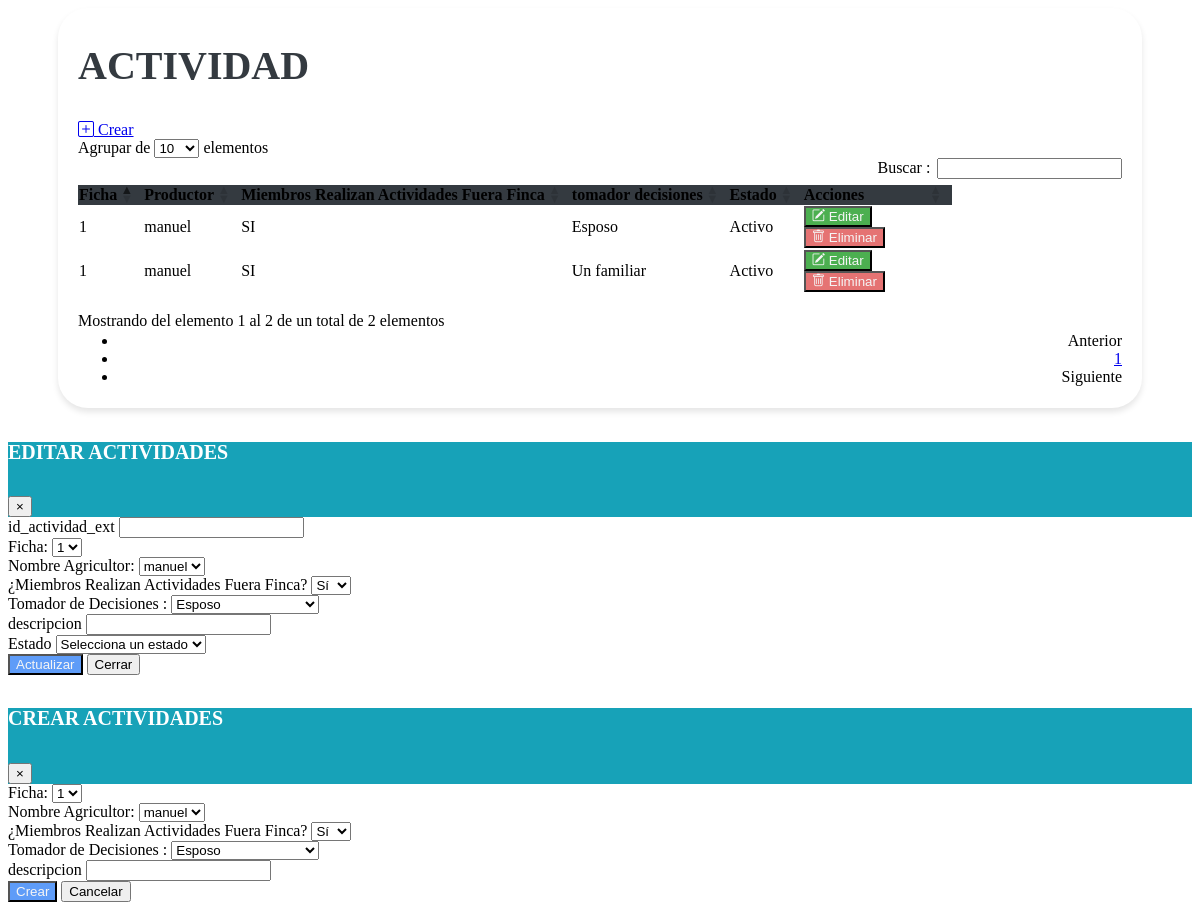
Page /vistas/Mantenimiento_PAE.php on the earlier database version.
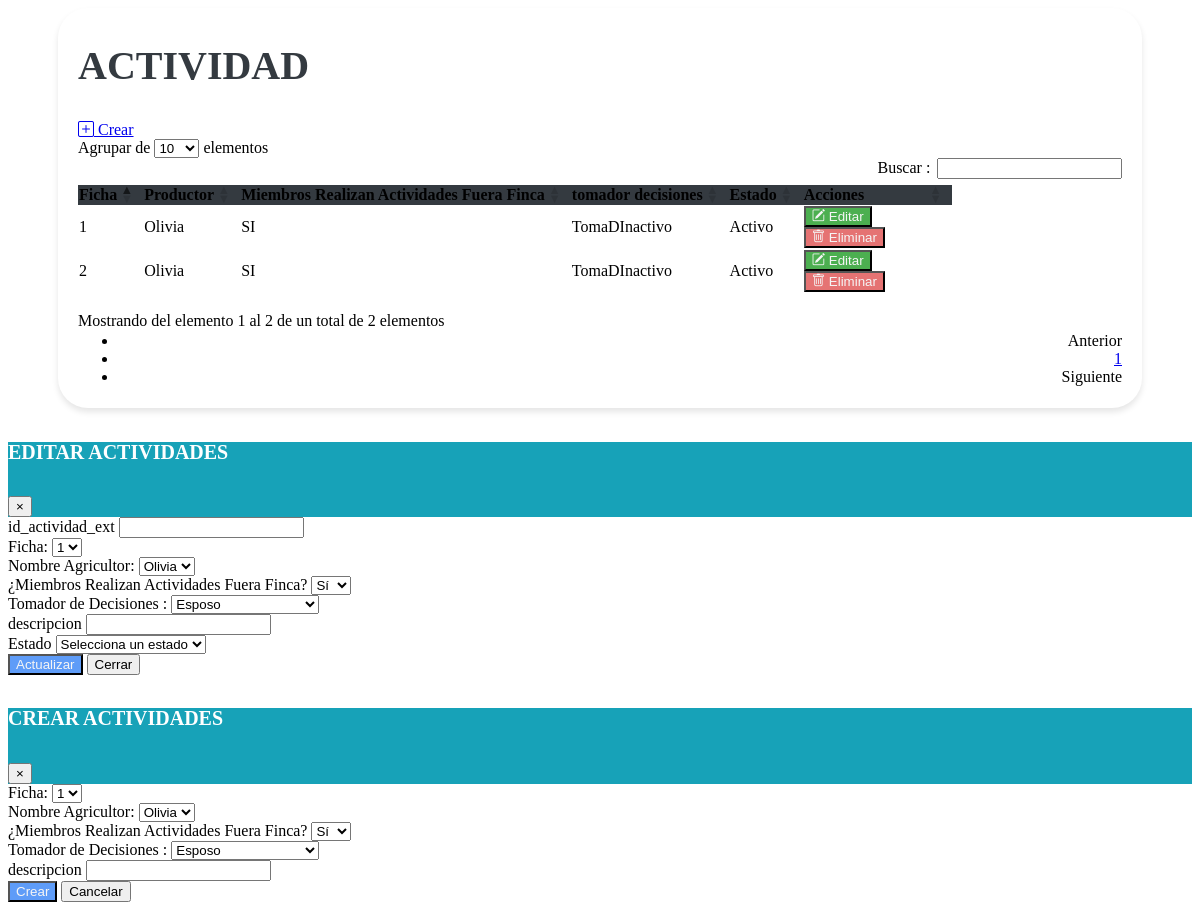
Same page on the later database version.
### tables this page shows
CREATE TABLE `tbl_productor_actividad_externa` (
  `id_actividad_ext` bigint(20) NOT NULL,
  `id_ficha` bigint(20) DEFAULT NULL,
  `id_productor` bigint(20) DEFAULT NULL,
  `miembros_realizan_actividades_fuera_finca` enum('S','N') DEFAULT NULL,
  `cuantos_miembros` int(11) DEFAULT NULL,
  `trabajadores_temporales` int(11) DEFAULT NULL,
  `trabajadores_permanentes` int(11) DEFAULT NULL,
  `id_tomador_decisiones` bigint(20) DEFAULT NULL,
  `descripcion` text DEFAULT NULL,
  `creado_por` varchar(255) DEFAULT NULL,
  `fecha_creacion` timestamp NOT NULL DEFAULT current_timestamp() ON UPDATE current_timestamp(),
  `modificado_por` varchar(255) DEFAULT NULL,
  `fecha_modificacion` timestamp NOT NULL DEFAULT current_timestamp() ON UPDATE current_timestamp(),
  `estado` enum('A','I') DEFAULT 'A'
);

CREATE TABLE `fichas` (
  `id_ficha` bigint(20) NOT NULL DEFAULT 0,
  `fecha_solicitud` date DEFAULT NULL,
  `anio_solicitud` int(11) DEFAULT NULL,
  `descripcion` varchar(255) DEFAULT NULL,
  `creado_por` varchar(50) DEFAULT NULL,
  `fecha_creacion` timestamp NOT NULL DEFAULT current_timestamp(),
  `modificado_por` varchar(50) DEFAULT NULL,
  `fecha_modificacion` timestamp NOT NULL DEFAULT current_timestamp() ON UPDATE current_timestamp(),
  `estado` enum('A','I') DEFAULT NULL,
  `fecha_entrevista` date DEFAULT NULL,
  `nombre_encuentrador` varchar(50) DEFAULT NULL,
  `firma_productor` varchar(100) DEFAULT NULL,
  `nombre_encuestador` varchar(50) DEFAULT NULL,
  `firma_encuestador` varchar(100) DEFAULT NULL,
  `nombre_supervisor` varchar(50) DEFAULT NULL,
  `firma_supervisor` varchar(100) DEFAULT NULL
);

CREATE TABLE `tbl_productor` (
  `id_ficha` varchar(50) DEFAULT NULL,
  `id_productor` bigint(20) NOT NULL,
  `primer_nombre` varchar(255) DEFAULT NULL,
  `segundo_nombre` varchar(255) DEFAULT NULL,
  `primer_apellido` varchar(255) DEFAULT NULL,
  `segundo_apellido` varchar(255) DEFAULT NULL,
  `identificacion` bigint(20) DEFAULT NULL,
  `fecha_nacimiento` date DEFAULT NULL,
  `genero` varchar(10) DEFAULT NULL,
  `estado_civil` varchar(20) DEFAULT NULL,
  `nivel_escolaridad` varchar(50) DEFAULT NULL,
  `ultimo_grado_escolar_aprobado` varchar(50) DEFAULT NULL,
  `telefono_1` int(11) DEFAULT NULL,
  `telefono_2` int(11) DEFAULT NULL,
  `telefono_3` int(11) DEFAULT NULL,
  `email_1` varchar(255) DEFAULT NULL,
  `email_2` varchar(255) DEFAULT NULL,
  `email_3` varchar(255) DEFAULT NULL,
  `descripcion` text DEFAULT NULL,
  `creado_por` varchar(25) DEFAULT NULL,
  `fecha_creacion` timestamp NOT NULL DEFAULT current_timestamp() ON UPDATE current_timestamp(),
  `modificado_por` varchar(25) DEFAULT NULL,
  `fecha_modificacion` timestamp NOT NULL DEFAULT current_timestamp(),
  `estado` enum('A','I') DEFAULT NULL
);

CREATE TABLE `tbl_toma_decisiones` (
  `id_tipo_tomador` bigint(20) NOT NULL,
  `tomador` varchar(255) DEFAULT NULL,
  `descripcion` text DEFAULT NULL,
  `creado_por` varchar(255) DEFAULT NULL,
  `fecha_creacion` timestamp NOT NULL DEFAULT current_timestamp() ON UPDATE current_timestamp(),
  `modificado_por` varchar(255) DEFAULT NULL,
  `fecha_modificacion` timestamp NOT NULL DEFAULT current_timestamp() ON UPDATE current_timestamp(),
  `estado` enum('A','I') DEFAULT NULL
);

### vistas/Mantenimiento_PAE.php (the view, shortened to what the changed rows need)
<link href="https://cdn.jsdelivr.net/npm/bootstrap-icons@1.10.0/font/bootstrap-icons.css" rel="stylesheet">
<link rel="stylesheet" href="assets/css/estilos.css">
    <link rel="stylesheet" href="https://cdn.datatables.net/1.10.20/css/dataTables.bootstrap4.min.css">
<div class="containertable">
    <div class="d-flex justify-content-between align-items-end mb-4">
        <div>
            <h1 class="poppins-font mb-2">ACTIVIDAD</h1>
            <br>
        </div>
    </div>
    <div class="table-responsive">
    <table id="tablax" class="table table-hover">
            <thead class="table-dark text-center" style="background-color: #343A40;">
                <tr>
                    <th scope="col">Ficha</th>
                    <th scope="col">Productor</th>
                    <th scope="col">Miembros Realizan Actividades Fuera Finca</th>
                    <th scope="col">tomador decisiones</th>
                    <th scope="col">Estado</th>
                    <th scope="col">Acciones</th>
                </tr>
            </thead>
            <tbody class="text-center">
                <?php
                include "../php/conexion_be.php";
                $sql = $conexion->query("SELECT
                PAE.*,
                TD.tomador,
                P.primer_nombre,
                F.id_ficha
            FROM
                tbl_productor_actividad_externa PAE
                LEFT JOIN tbl_toma_decisiones TD ON PAE.id_tomador_decisiones = TD.id_tipo_tomador
                LEFT JOIN tbl_productor P ON PAE.id_productor = P.id_productor
                LEFT JOIN fichas F ON PAE.id_ficha = F.id_ficha;
            ");
                while ($datos = $sql->fetch_object()) { ?>
                    <tr>
                        <td><?= $datos->id_ficha ?></td>
                        <td><?= $datos->primer_nombre ?></td>
                        <td><?php
                            if ($datos->miembros_realizan_actividades_fuera_finca == "S") {
                                echo '<span class="badge bg-success">SI</span>';
                            } else {
                                echo '<span class="badge bg-danger">NO</span>';
                            }
                            ?>
                        </td>
                        <td><?= $datos->tomador ?></td>
                        <td><?php
                            if ($datos->estado == "A") {
                                echo '<span class="badge bg-success">Activo</span>';
                            } else {
                                echo '<span class="badge bg-danger">Inactivo</span>';
                            }
                            ?></td>
                        <td>
                            <button type="button" class="btn btn-editar" data-toggle="modal" data-target="#modalEditar" onclick="abrirModalEditar
                            ('<?= $datos->id_actividad_ext ?>', '<?= $datos->id_ficha ?>', '<?= $datos->id_productor ?>', '<?= $datos->miembros_realizan_actividades_fuera_finca ?>',
                            '<?= $datos->id_tomador_decisiones ?>', '<?= $datos->descripcion ?>', '<?= $datos->estado ?>')">
                                <i class="bi bi-pencil-square"></i>
                                Editar
                            </button>
                            <form id="deleteForm" method="POST" action="modelos/eliminar_pae.php" style="display: inline;">
                                <button type="submit" class="btn btn-eliminar">
                                    <i class="bi bi-trash"></i>
                                    Eliminar
                                </button>
                            </form>
                        </td>
                    </tr>
                <?php }
                ?>
            </tbody>
        </table>
    </div>
</div>
<div class="modal fade" id="modalEditar" tabindex="-1" role="dialog" aria-labelledby="exampleModalLabel" aria-hidden="true">
    <div class="modal-dialog" role="document">
        <div class="modal-content">
            <div class="modal-body">
                <form id="formularioEditar" method="POST" action="#">
                    <div class="row">
                        <div class="col">
                            <div class="form-group">
                                <label for="id_productor">Nombre Agricultor:</label>
                                <select class="form-control" id="id_productor" name="id_productor" readonly>
                                    <?php
                                    include '../php/conexion_be.php';
                                    $sql = "SELECT id_productor , primer_nombre FROM tbl_productor";
                                    $result = mysqli_query($conexion, $sql);
                                    if (mysqli_num_rows($result) > 0) {
                                        while ($row = mysqli_fetch_assoc($result)) {
                                            echo '<option value="' . $row["id_productor"] . '">' . $row["primer_nombre"] . '</option>';
                                        }
                                    } else {
                                        echo '<option value="">No hay aldeas disponibles</option>';
                                    }
                                    ?>
                                </select>
                            </div>
                        </div>
                    </div>
                </form>
            </div>
        </div>
    </div>
</div>
<div class="modal fade" id="modalForm" tabindex="-1" role="dialog" aria-labelledby="exampleModalLabel" aria-hidden="true">
    <div class="modal-dialog">
        <div class="modal-content" role="document">
            <div class="modal-body">
                <form action="modelos/agregar_pae.php" method="POST">
                    <div class="row">
                        <div class="col">
                            <div class="form-group">
                                <label for="id_productor">Nombre Agricultor:</label>
                                <select class="form-control" id="id_productor" name="id_productor" required>
                                    <?php
                                    include '../php/conexion_be.php';
                                    $sql = "SELECT id_productor , primer_nombre FROM tbl_productor";
                                    $result = mysqli_query($conexion, $sql);
                                    if (mysqli_num_rows($result) > 0) {
                                        while ($row = mysqli_fetch_assoc($result)) {
                                            echo '<option value="' . $row["id_productor"] . '">' . $row["primer_nombre"] . '</option>';
                                        }
                                    } else {
                                        echo '<option value="">No hay aldeas disponibles</option>';
                                    }
                                    ?>
                                </select>
                            </div>
                        </div>
                    </div>
                </form>
            </div>
        </div>
    </div>
</div>

Differences in the rows shown:
removed tbl_productor_actividad_externa: id_ficha.id_ficha "1", id_productor.primer_nombre "manuel", miembros_realizan_actividades_fuera_finca "SI", id_tomador_decisiones.tomador "Esposo", estado "Activo"
removed tbl_productor_actividad_externa: id_ficha.id_ficha "1", id_productor.primer_nombre "manuel", miembros_realizan_actividades_fuera_finca "SI", id_tomador_decisiones.tomador "Un familiar", estado "Activo"
added tbl_productor_actividad_externa: id_ficha.id_ficha "1", id_productor.primer_nombre "Olivia", miembros_realizan_actividades_fuera_finca "SI", tbl_toma_decisiones.tomador "TomaDInactivo", estado "Activo"
added tbl_productor_actividad_externa: id_ficha.id_ficha "2", id_productor.primer_nombre "Olivia", miembros_realizan_actividades_fuera_finca "SI", tbl_toma_decisiones.tomador "TomaDInactivo", estado "Activo"
Other differences:
form field id_productor: "manuel" → "Olivia"
